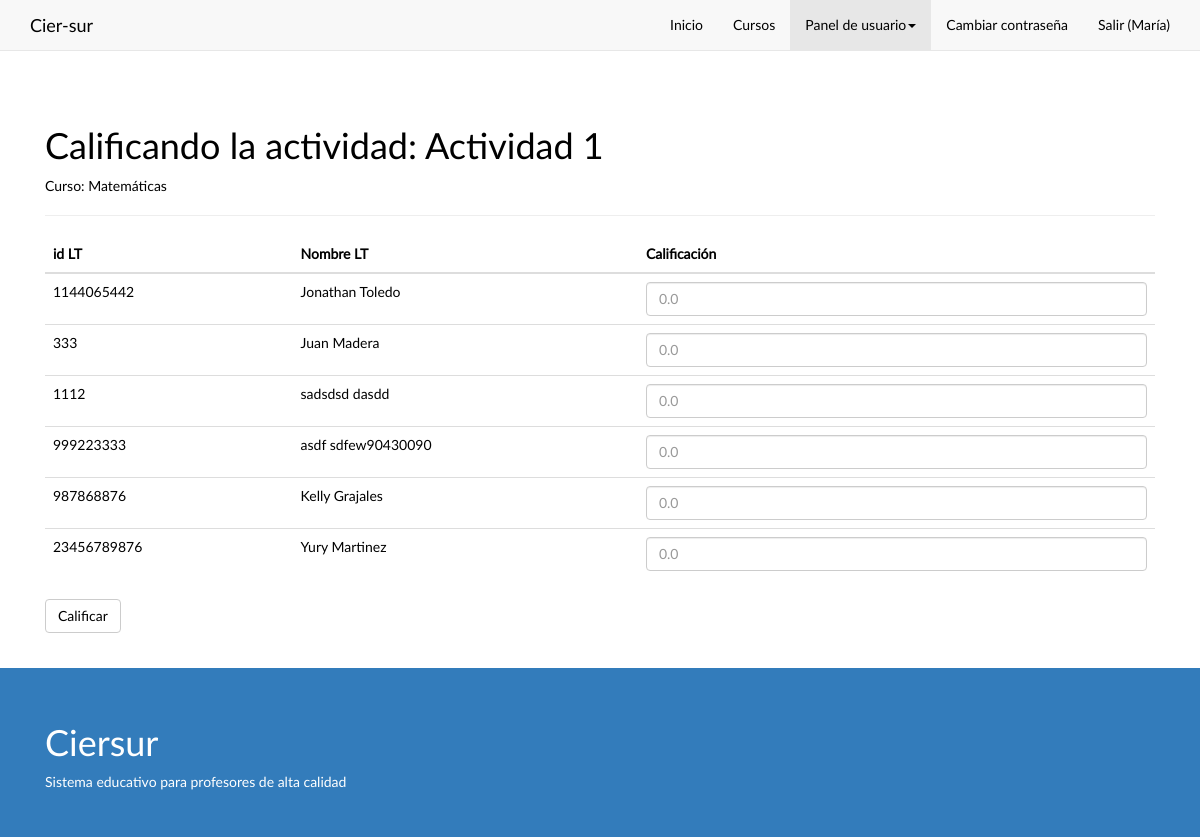
Screenshot of /calificar/4/1 (signed in) with the database file from the repository.
### app/models.py (models this page shows, shortened)
class Usuario(AbstractBaseUser):
    id_persona = models.OneToOneField(Persona, verbose_name="Cédula de la persona")
    TIPOS = (
        ('1', 'Administrador'),
        ('2', 'Secretaria'),
        ('3', 'Master Teacher'),
        ('4', 'Leader Teacher')
    )
    tipo = models.CharField(max_length=1,choices=TIPOS)
    is_active = models.BooleanField(default=True)
    is_admin = models.BooleanField(default=False)
    objects = CierUserManager()
    USERNAME_FIELD = 'id_persona'
    REQUIRED_FIELDS = ['tipo']
    class Meta:
        verbose_name = "Usuario"
        verbose_name_plural = "Usuarios"
    def get_full_name(self):
        full_name = '%s %s' % (self.id_persona.nombre, self.id_persona.apellidos)
        return full_name.strip()
    def get_short_name(self):
        return self.id_persona.nombre
    def get_tipo(self):
        return self.tipo

class Persona(models.Model):
    cedula = models.IntegerField(primary_key=True)
    nombre = models.CharField(max_length=200)
    apellidos = models.CharField(max_length=200)
    correo = models.CharField(max_length=200, unique=True)
    celular = models.CharField(max_length=200, null=True)
    direccion = models.CharField(max_length=200, null=True)
    fecha_nacimiento = models.DateField()
    SEXOS = (
        ('M', 'Masculino'),
        ('F', 'Femenino'),
    )
    sexo = models.CharField(max_length=1,choices=SEXOS)
    DEPS = (
        ('A', 'Amazonas'),
        ('Caq', 'Caquetá'),
        ('Ca', 'Cauca'),
        ('H', 'Huila'),
        ('N', 'Nariño'),
        ('P', 'Putumayo'),
        ('T', 'Tolima'),
        ('VC', 'Valle del Cauca'),
    )
    departamento = models.CharField(max_length=3,choices=DEPS)
    ciudad = models.CharField(max_length=15)
    class Meta:
        verbose_name = "Persona"
        verbose_name_plural = "Personas"

class Actividad(models.Model):
    id_curso = models.ForeignKey(Curso,verbose_name="Curso")
    nombre = models.CharField(max_length=50)
    descripcion = models.CharField(max_length=1000)
    porcentaje = models.FloatField()
    class Meta:
        unique_together = (("id_curso", "nombre"),)
    class Meta:
        verbose_name = "Actividad"
        verbose_name_plural = "Actividades"

class Curso(models.Model):
    nombre = models.CharField(max_length=50)
    descripcion = models.TextField()
    slug = models.SlugField(max_length=200, unique=True)
    class Meta:
        verbose_name = "Curso"
        verbose_name_plural = "Cursos"

class LT_Curso(models.Model):
    id_lt = models.ForeignKey(Usuario,verbose_name="Cédula del docente")
    id_curso_cohorte = models.ForeignKey(Cohorte,verbose_name="Curso - Cohorte")
    fecha_inscripcion = models.DateField()
    aprobado =  models.NullBooleanField(default=None)
    class Meta:
        unique_together = (("id_lt", "id_curso_cohorte"),)
    class Meta:
        verbose_name = "Curso-LT"
        verbose_name_plural = "Cursos-LT"

### app/views.py (the view, shortened to what this page needs)
# urls.py: url(r'^calificar/(?P<pk>\d+)/(?P<idact>\d+)$', views.CalificarActividad, name="calificar_actividad"),
def CalificarActividad(request, pk, idact):
    if request.method == "GET":
        template = loader.get_template('mensaje.html')
        cohorte = models.Cohorte.objects.get(id=pk)
        actividad = models.Actividad.objects.get(id=idact)
        estudiantes = models.LT_Curso.objects.all().filter(id_curso_cohorte=cohorte)
        template = loader.get_template('calificarActividad.html')
        context = RequestContext(request, {
                'title': 'Lista de actividades -CIER-SUR',
                'nbar': 'panel',
                'curso': cohorte.id_curso.nombre,
                'actividad': actividad,
                'cohorte': cohorte.id,
                'estudiantes': estudiantes,
        })
        return HttpResponse(template.render(context))
    else:
        return HttpResponseRedirect('/')

### templates/calificarActividad.html (shortened to what this page needs)
{% extends "base.html" %}
{% block content %}
    <div class="section">
        <div class="container">
            <div class="row">
                <div class="col-md-12">
                    <div class="page-header">
                        <h1>Calificando la actividad: {{ actividad.nombre }}</h1>
                        <p>Curso: {{ curso }}</p>
                    </div>
                    <form class="form-horizontal" role="form" action="{% url 'calificar' %}" method="post">{% csrf_token %}
                    <div class="table-responsive">
                    <table class="table">
                        <thead>
                            <tr>
                                <th data-field="id_estudiante">id LT</th>
                                <th data-field="nombre_estudiante">Nombre LT</th>
                                <th data-field="calificacion">Calificación</th>
                            </tr>
                        </thead>
                        <tbody>
                            {% for estudiante in estudiantes %}
                            <tr>
                                <td>{{ estudiante.id_lt.id_persona.cedula }}</td>
                                <td>{{ estudiante.id_lt.get_full_name }}</td>
                                <td><input type="number" step="any" min="0" max="5" placeholder="0.0" name="est{{estudiante.id}}" class="form-control" required></td>
                            </tr>
                            {% endfor %}
                        </tbody>
                    </table>
                    <button type="submit" class="btn btn-default">Calificar</button>
                    </div>
                    </form>
                </div>
            </div>
        </div>
    </div>
{% endblock %}

### templates/base.html (shortened to what this page needs)
{% load staticfiles %}
<!DOCTYPE html>
<html>
    <head>
        <link href="{% static "css/font-awesome.min.css" %}" rel="stylesheet" type="text/css">
        <link href="{% static "css/bootstrapOrg.min.css" %}" rel="stylesheet" type="text/css">
        <link href="{% static "css/bootstrap.css" %}" rel="stylesheet" type="text/css">
        <link href="{% static "css/ciersur.css" %}" rel="stylesheet" type="text/css">
    </head>
    <body>
        <div class="navbar navbar-default navbar-static-top">
            <div class="container">
                <div class="navbar-header">
                    <a class="navbar-brand" href="{% url "index" %}"><span>Cier-sur</span></a>
                </div>
                <div class="collapse navbar-collapse" id="navbar-ex-collapse">
                    <ul class="nav navbar-nav navbar-right">
                        <li class="{% if nbar == 'inicio' %}active{% endif %}">
                            <a href="{% url "index" %}">Inicio</a>
                        </li>
                        <li class="{% if nbar == 'curso_list' %}active{% endif %}">
                            <a href="{% url "curso_list" %}">Cursos</a>
                        </li>
                        {% if user.is_authenticated %}
                            <li class="dropdown {% if nbar == 'panel' %}active{% endif %}">
                                <a href="#" data-toggle="dropdown" class="dropdown-toggle">Panel de usuario<b class="caret"></b></a>
                            </li>
                            <li class="{% if nbar == 'password_change' %}active{% endif %}">
                                <a href="{% url 'password_change' %}">Cambiar contraseña</a>
                            </li>
                            <li>
                                <a href="{% url 'logout' %}">Salir ({{ user.get_short_name }})</a>
                            </li>
                        {% endif %}
                    </ul>
                </div>
            </div>
        </div>
        {% block content %} {% endblock %}
        <footer class="section section-primary">
            <div class="container">
                <div class="row">
                    <div class="col-sm-6">
                        <h1>Ciersur</h1>
                        <p>Sistema educativo para profesores de alta calidad</p>
                    </div>
                </div>
            </div>
        </footer>
    </body>
</html>

### rows the page displays
Usuario: get_short_name "María"
Actividad: nombre "Actividad 1"
Curso: nombre "Matemáticas"
LT_Curso: id_lt.id_persona.cedula "1144065442", id_lt.get_full_name "Jonathan Toledo"
LT_Curso: id_lt.id_persona.cedula "333", id_lt.get_full_name "Juan Madera"
LT_Curso: id_lt.id_persona.cedula "1112", id_lt.get_full_name "sadsdsd dasdd"
LT_Curso: id_lt.id_persona.cedula "999223333", id_lt.get_full_name "asdf sdfew90430090"
LT_Curso: id_lt.id_persona.cedula "987868876", id_lt.get_full_name "Kelly Grajales"
LT_Curso: id_lt.id_persona.cedula "23456789876", id_lt.get_full_name "Yury Martinez"
